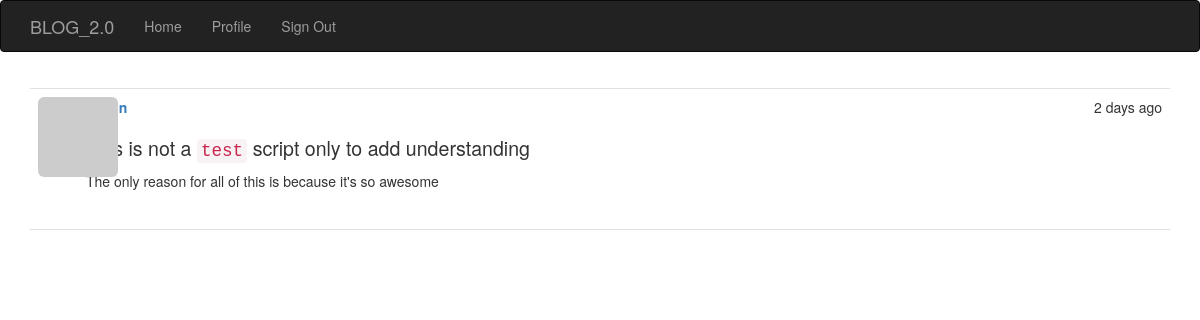
Page /post/302 (signed in) on the committed database.
### app/models.py (models this page shows, shortened)
class Post(db.Model):
    __tablename__='posts'
    id = db.Column(db.Integer, primary_key=True)
    body = db.Column(db.Text)
    timestamp = db.Column(db.DateTime, index=True, default=datetime.utcnow)
    author_id = db.Column(db.Integer, db.ForeignKey('users.id'))
    body_html = db.Column(db.Text)

### app/main/views.py (the view)
@main.route('/post/<int:id>')
def post(id):
    post = Post.query.get_or_404(id)
    return render_template('post.html', posts=[post])

### app/auth/views.py (called while the page is built)
@auth.before_app_request
def before_request():
    if current_user.is_authenticated:
        current_user.ping()
        if not current_user.confirmed \
                and request.endpoint \
                and request.blueprint != 'auth' \
                and request.endpoint != 'static':
            return redirect(url_for('auth.unconfirmed'))

### app/main/__init__.py (called while the page is built)
@main.app_context_processor
def inject_permission():
    return dict(Permission=Permission)

### app/models.py (called while the page is built)
@login_manager.user_loader
def load_user(user_id):
    return User.query.get(int(user_id))

    def has_permission(self, perm):
        return self.permissions & perm == perm

    def can(self, perm):
        return self.role is not None and self.role.has_permission(perm)

    def is_administrator(self):
        return self.can(Permission.ADMIN)

    def ping(self):
        self.last_seen = datetime.utcnow()
        db.session.add(self)
        db.session.commit()

    def gravatar(self, size=100, default='identicon', rating='g'):
        if request.is_secure:
            url = 'https://secure.gravatar.com/avatar'
        else:
            url = 'http://www.gravatar.com/avatar'
            hash = self.avatar_hash or self.gravatar_hash()
        return '{url}/{hash}?s={size}&d={default}&r={rating}'.format(
            url=url, hash=hash, size=size, default=default, rating=rating)

    def gravatar_hash(self):
        return hashlib.md5(self.email.lower().encode('utf-8')).hexdigest()

### app/templates/post.html (shortened to what this page needs)
{% extends "base.html" %}
{% block page_content %}
{% include '_posts.html' %}
{% endblock %}

### app/templates/_posts.html (shortened to what this page needs)
<ul class="posts">
  {% for post in posts %}
  <li class="post">
    <div class="profile-thumbnail">
      <a href="{{ url_for('.user', username=post.author.username) }}">
        <img class="img-rounded profile-thumbnail" src="{{ post.author.gravatar(size=40) }}">
      </a>
    </div>
    <div class="post-content">
      <div class="post-date">{{ moment(post.timestamp).fromNow() }}</div>
      <div class="post-author">
        <a href="{{ url_for('.user', username=post.author.username) }}">{{ post.author.username }}</a>
      </div>
      <div class="post-body">
        {% if post.body_html %}
          {{ post.body_html | safe }}
        {% else %}
          {{ post.body }}
        {% endif %}
      </div>
      <div class="post-footer">
        <a href="{{ url_for('.post', id=post.id) }}">
          <span class="label label default">Permalink</span>
        </a>
      </div>
    </div>
  </li>
  {% endfor %}
</ul>

### app/static/styles.css (style rules this page uses)
.profile-thumbnail { position: absolute; }
ul.posts { list-style-type: none; padding: 0px; margin: 16px 0px 0px 0px; border-top: 1px solid #e0e0e0; }
ul.posts li.post { padding: 8px; border-bottom: 1px solid #e0e0e0; }
div.post-date { float: right; }
div.post-author { font-weight: bold; }
div.post-content { margin-left: 48px; min-height: 48px; }
div.post-footer { text-align: right; }
.post-body h1 { font-size: 140%; }

### rows in the picture
Post: timestamp "2 days ago", body_html "This is not a test script only to add understanding The only reason for all of this is because it's so awesome"
